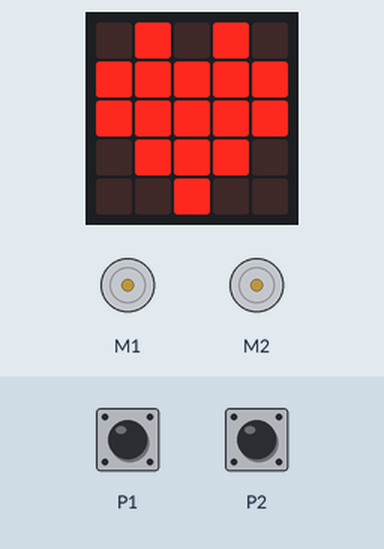
Simulated run of this program. Board: BBC micro:bit (MakeCode). Parts: the board's 5×5 LED display, 2 × DC motor (green arrow = forward, orange = backward, longer = faster). Inputs (shaded band) come from the test bench; at power-on: P1 HIGH, P2 HIGH.

Above: at 1.8 s.
1.9 s: P1 pulled LOW for 0.15 s
At 3.0 s:
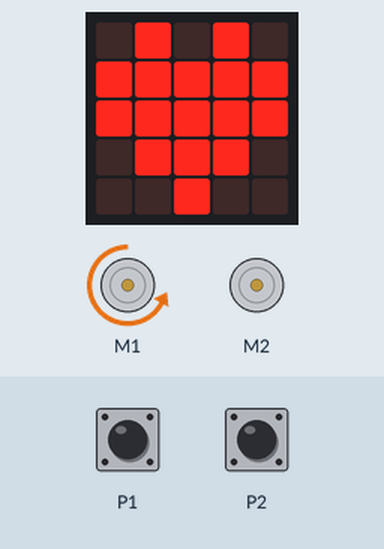
3.5 s: P2 pulled LOW for 0.15 s
At 4.4 s:
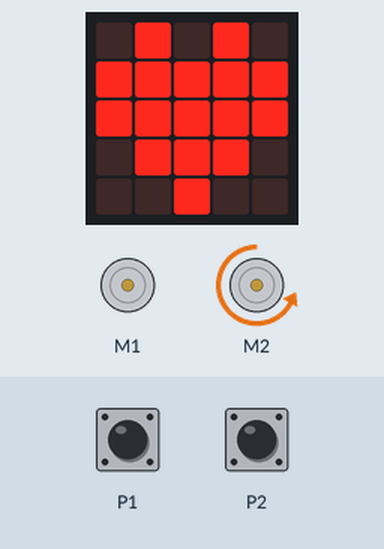
5.1 s: P1 pulled LOW for 1 s
At 6.4 s:
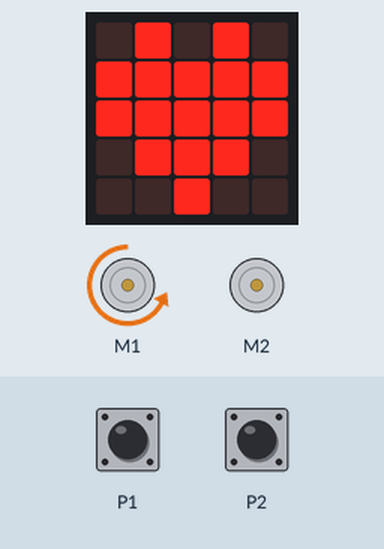
7.6 s: P2 pulled LOW for 1 s
At 8.5 s:
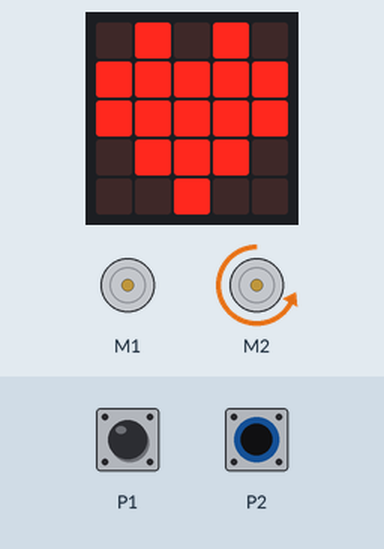
10.1 s: P1 driven LOW and P2 driven LOW
At 10.6 s:
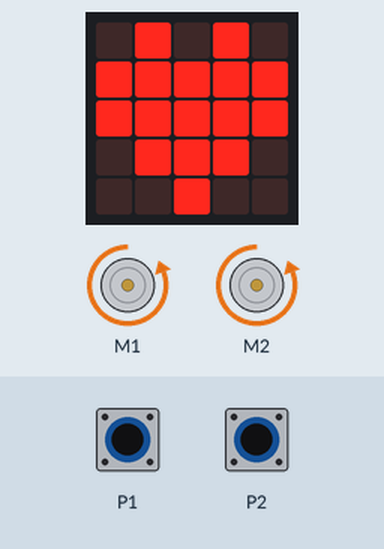
Timing chart, 0 to 12.6 s (numbered marks = the images above; inputs shaded):
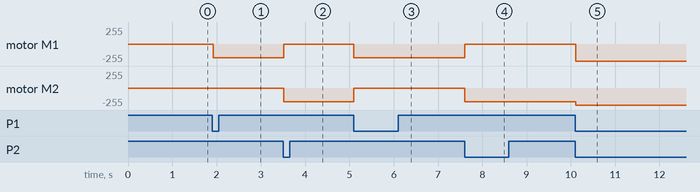

The program:

main.ts
```typescript
function Rechts () {
    wuKong.setAllMotor(0, -80)
}
function Links () {
    wuKong.setAllMotor(-80, 0)
}
function anders () {
    wuKong.setAllMotor(-100, -100)
}
basic.showIcon(IconNames.Heart)
pins.setPull(DigitalPin.P1, PinPullMode.PullUp)
pins.setPull(DigitalPin.P2, PinPullMode.PullUp)
basic.forever(function () {
    if (pins.digitalReadPin(DigitalPin.P1) == 0 && pins.digitalReadPin(DigitalPin.P2) == 0) {
        anders()
    } else if (pins.digitalReadPin(DigitalPin.P1) == 0 && pins.digitalReadPin(DigitalPin.P2) == 1) {
        Links()
    } else if (pins.digitalReadPin(DigitalPin.P1) == 1 && pins.digitalReadPin(DigitalPin.P2) == 0) {
        Rechts()
    }
})
```

test.ts
```typescript
// tests gaan hier; deze zal niet worden gecompileerd wanneer dit pakket wordt gebruikt als extensie.
```

Measured:
- after the input at 1.9 s, motor M1: stopped → backward 204/255 at once
- after the input at 3.5 s, motor M1: backward 204/255 → stopped at once; motor M2: stopped → backward 204/255 at once
- after the input at 5.1 s, motor M1: stopped → backward 204/255 at once; motor M2: backward 204/255 → stopped at once
- after the input at 7.6 s, motor M1: backward 204/255 → stopped at once; motor M2: stopped → backward 204/255 at once
- after the input at 10.1 s, motor M1: stopped → backward 255/255 at once; motor M2: backward 204/255 → backward 255/255 at once
